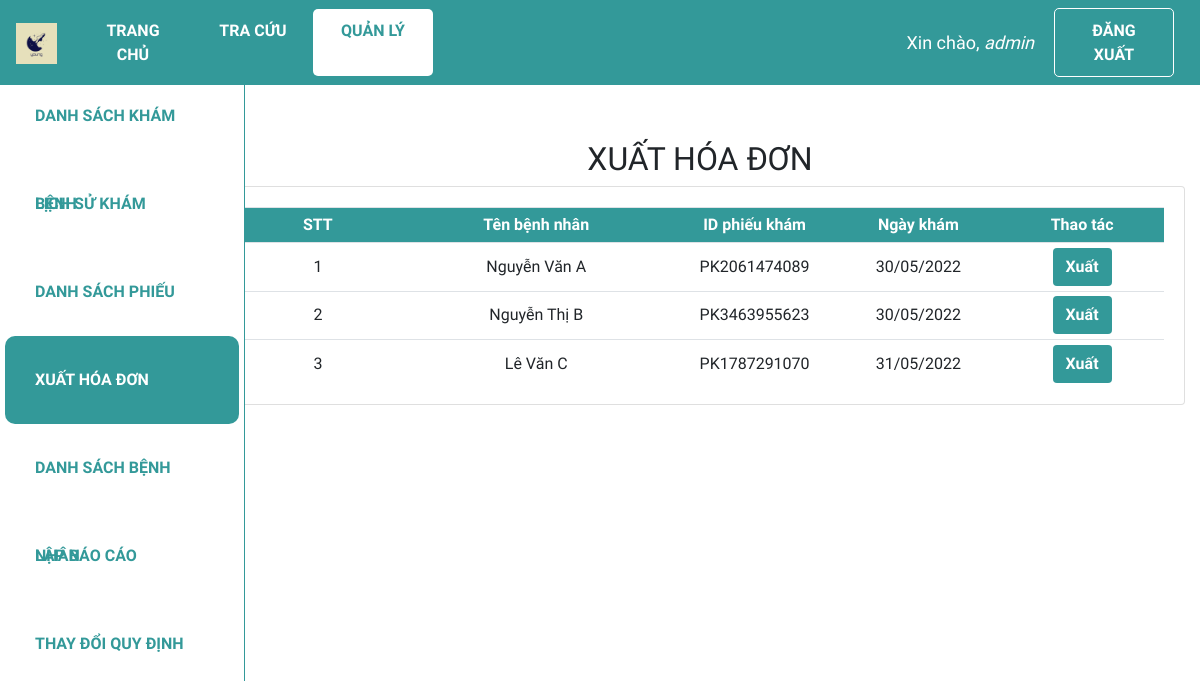
Before: /xuathoadon (signed in) with the older database file.
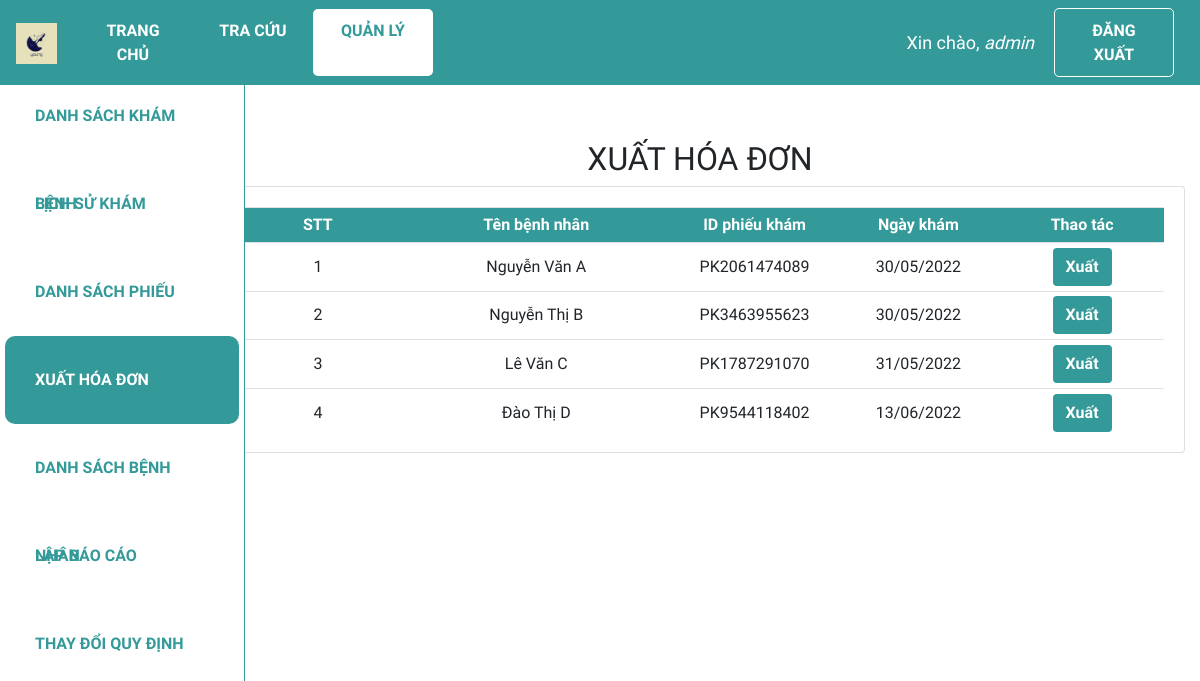
After: the same page with the newer database file.
### web_core/models.py (models this page shows, shortened)
class PHIEUKHAM(models.Model):
    id = ShortUUIDField(
        verbose_name='ID phiếu khám',
        length=10,
        max_length=12,
        prefix="PK",
        alphabet="0123456789",
        primary_key=True
    )
    id_benhnhan = models.ForeignKey(BENHNHAN, on_delete = models.CASCADE,verbose_name = 'ID bệnh nhân', null = True)
    ngay_kham = models.DateTimeField('Ngày khám', auto_now_add = True)
    trieu_chung = models.CharField('Triệu chứng', max_length = 100, blank = False)
    loai_benh = models.ForeignKey(DANHMUC, on_delete = models.CASCADE, limit_choices_to = {'loai':'Bệnh'}, related_name = 'benh',verbose_name = 'Loại bệnh',null = True)

class BENHNHAN(models.Model):
    GIOITINH = (
        ('Nam', 'Nam'),
        ('Nữ', 'Nữ'),
    )
    id = ShortUUIDField(
        verbose_name='ID bệnh nhân',
        length=10,
        max_length=12,
        prefix="BN",
        alphabet="0123456789",
        primary_key=True)
    ho_ten = models.CharField('Họ tên', max_length = 100)
    gioi_tinh = models.CharField('Giới tính', max_length = 3, choices = GIOITINH)
    ngay_sinh = models.DateField('Ngày sinh', default = '01/01/1990', null=True)
    dia_chi = models.CharField('Địa chỉ', max_length = 255, null = True)

### web_core/views.py (the view)
# urls.py: path('xuathoadon', views.xuathoadon, name='quanli_xuathoadon'),
@login_required(login_url='login')
def xuathoadon(request):
    phieukhams = PHIEUKHAM.objects.all()
    enum_xhd = enumerate(phieukhams,start = 1)
    context = {'phieukhams':phieukhams, 'enum_xhd':enum_xhd}
    return render(request, 'web_core/xuathoadon.html', context)

### web_core/templates/web_core/xuathoadon.html (shortened to what this page needs)
{% extends 'web_core/main.html' %}
{% block content %}
<div class="row">
    <div class="col-md-2">
        {% include 'web_core/sidebar.html' %}
    </div>
    <div class="col-md-10">
        <h2 class="table-title" style>XUẤT HÓA ĐƠN</h2>
        <div class="card card-body">
            <table class='table table-sm'>
                <tr class="table-head">
                    <th class="small-content">STT</th>
                    <th class="mid-content">Tên bệnh nhân</th>
                    <th class="small-content">ID phiếu khám</th>
                    <th class="small-content">Ngày khám</th>
                    <th class="small-content">Thao tác</th>
                </tr>
                {% for index, phieukham in enum_xhd %}
                <tr>
                    <td class="small-content">{{index}}</td>
                    <td class="mid-content">{{phieukham.id_benhnhan.ho_ten}} </td>
                    <td class="small-content">{{phieukham.id}}</td>
                    <td class="small-content">{{phieukham.ngay_kham|date:"d/m/Y"}}</td>
                    <td class="small-content">
                        <a class='btn add-btn' href="{% url 'quanli_xuathoadon_hoadon' phieukham.id%}">Xuất</a>
                    </td>
                </tr>
                {% endfor %}
            </table>
        </div>
    </div>
</div>
{% endblock %}

Changed rows visible on the page:
added PHIEUKHAM: index "4", id_benhnhan.ho_ten "Đào Thị D", id "PK9544118402", ngay_kham "13/06/2022"
